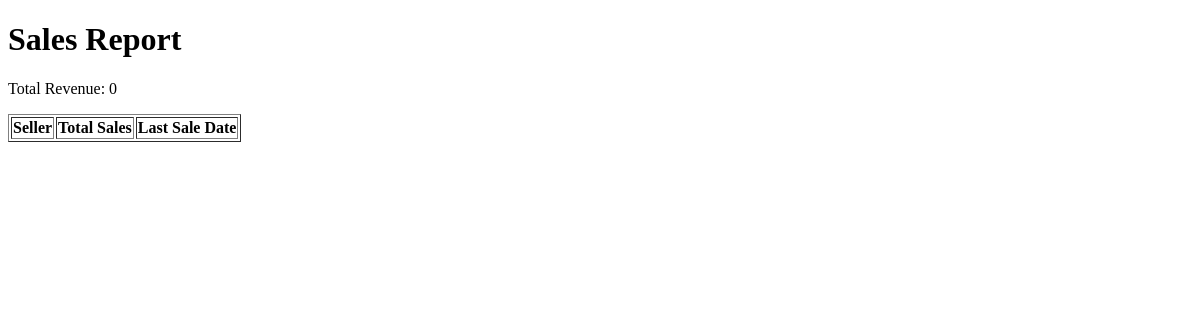
The page /report/sales (signed in) on the database as committed earlier.
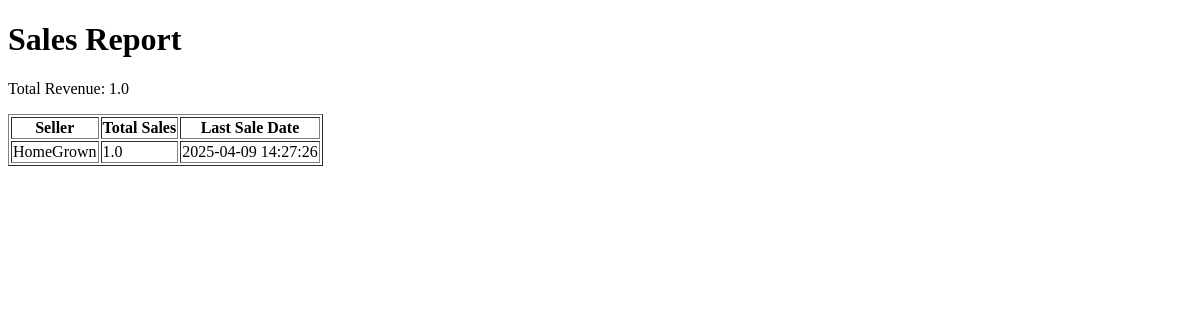
The same page on the database as committed later.
### flaskblog/models.py (models this page shows, shortened)
class User(db.Model, UserMixin):
    id = db.Column(db.Integer, primary_key=True)
    username = db.Column(db.String(20), unique=True, nullable=False)
    email = db.Column(db.String(120), unique=True, nullable=False)
    whatsapp = db.Column(db.String(20), nullable=False)
    image_file = db.Column(db.String(20), nullable=False, default='default.jpg')
    password = db.Column(db.String(60), nullable=False)
    is_admin = db.Column(db.Boolean, nullable=False, default=False)
    account_balance = db.Column(db.Float, default=0.0)  # Current available balance
    total_sales = db.Column(db.Float, default=0.0)      # Lifetime sales
    bank_account = db.Column(db.String(50), nullable=True)
    bank_name = db.Column(db.String(100), nullable=True)
    phone_for_payment = db.Column(db.String(20), nullable=True)
    posts = db.relationship('Post', backref='author', lazy=True)

class Transaction(db.Model):
    id = db.Column(db.Integer, primary_key=True)
    order_id = db.Column(db.String(100), nullable=False)
    tracking_id = db.Column(db.String(100), nullable=False)
    buyer_id = db.Column(db.Integer, db.ForeignKey('user.id'), nullable=False)
    total_amount = db.Column(db.Float, nullable=False)
    platform_fee = db.Column(db.Float, nullable=False)  # Your commission
    status = db.Column(db.String(30), default='pending')  # pending, completed, failed
    date_created = db.Column(db.DateTime, default=datetime.utcnow)
    buyer = db.relationship('User', foreign_keys=[buyer_id], backref='purchases')
    items = db.relationship('TransactionItem', backref='transaction', cascade='all, delete-orphan')

### flaskblog/routes.py (the view)
@app.route('/report/sales')
@login_required
def sales_report():
    try:
        transactions = Transaction.query.all()
        sales_data = []
        total_revenue = 0
        for transaction in transactions:
            for item in transaction.items:  # Access transaction items
                total_revenue += transaction.total_amount  # Correct total revenue calculation
                sales_data.append({
                    'seller': item.seller.username,  # Access seller's username through the relationship
                    'total_sales': transaction.total_amount,  # Correct Calculation
                    'last_sale': transaction.date_created.strftime("%Y-%m-%d %H:%M:%S"),
                })
        return render_template(
            'sales_report.html',
            sales_data=sales_data,
            total_revenue=total_revenue
        )
    except Exception as e:
        flash(f"Failed to generate sales report: {str(e)}", "danger")
        return redirect(url_for('home'))

### flaskblog/__init__.py (called while the page is built)
@login_manager.user_loader
def load_user(user_id):
    return User.query.get(int(user_id))

@app.context_processor
def inject_min_max():
    return dict(min=min, max=max)

### flaskblog/templates/sales_report.html (shortened to what this page needs)
<!DOCTYPE html>
<html lang="en">
<head>
</head>
<body>
    <h1>Sales Report</h1>
    <p>Total Revenue: {{ total_revenue }}</p>
    <table border="1">
        <thead>
            <tr>
                <th>Seller</th>
                <th>Total Sales</th>
                <th>Last Sale Date</th>
            </tr>
        </thead>
        <tbody>
            {% for sale in sales_data %}
                <tr>
                    <td>{{ sale.seller }}</td>
                    <td>{{ sale.total_sales }}</td>
                    <td>{{ sale.last_sale }}</td>
                </tr>
            {% endfor %}
        </tbody>
    </table>
</body>
</html>

Rows that differ between the two databases and show on the page:
now on this page (row unchanged): User: seller "HomeGrown"
added Transaction: total_sales "1.0"
Other text that changed with them:
{{ total_revenue }}: "0" → "1.0"
new list line: "2025-04-09 14:27:26"
